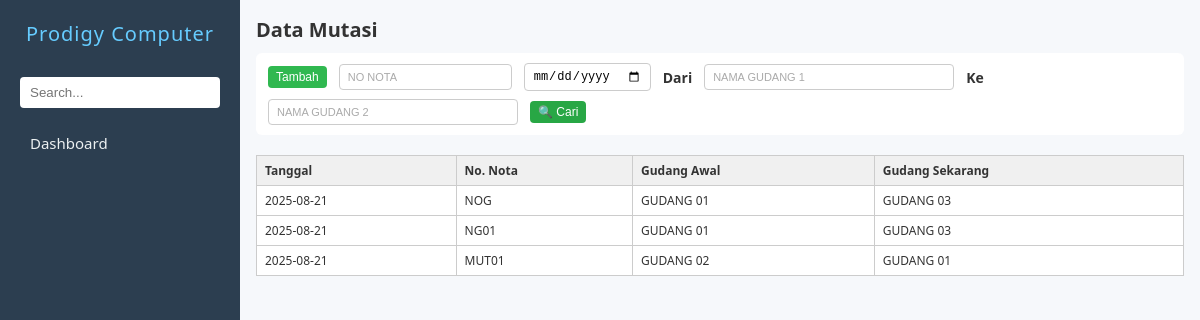
/mutasi.php, run on an earlier commit of the app's database.
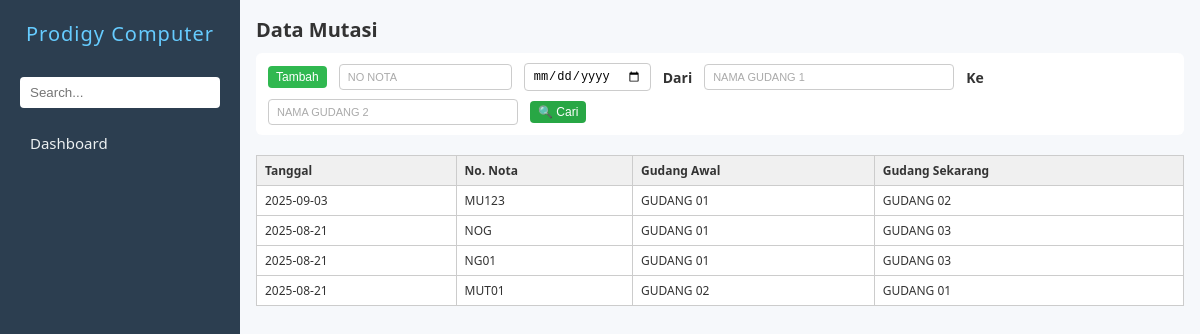
And on a later commit of the database.
### tables this page shows
CREATE TABLE `zmutasi` (
  `nonota` char(30) DEFAULT NULL,
  `tgl` date DEFAULT NULL,
  `kodegd1` char(10) DEFAULT NULL,
  `kodegd2` char(10) NOT NULL,
  `operator` char(10) DEFAULT '',
  `logtime` timestamp NOT NULL DEFAULT current_timestamp()
);

CREATE TABLE `zgudang` (
  `kodegd` char(20) NOT NULL,
  `namagd` char(50) NOT NULL
);

### mutasi.php (the view, shortened to what this page needs)
<?php
include 'koneksi.php';
$query = mysqli_query($conn, "
    SELECT
        zmutasi.tgl,
        zmutasi.nonota,
        g1.namagd AS namagd1,
        g2.namagd AS namagd2
    FROM zmutasi
    LEFT JOIN zgudang g1 ON zmutasi.kodegd1 = g1.kodegd
    LEFT JOIN zgudang g2 ON zmutasi.kodegd2 = g2.kodegd
    ORDER BY zmutasi.tgl DESC, zmutasi.nonota DESC
    LIMIT 10
");
?>
<!DOCTYPE html>
<html lang="en">
<head>
    <link rel="stylesheet" href="navbar.css" />
    <link rel="stylesheet" href="form.css" />
</head>
<body>
    <?php
    include 'navbar.php';
    $hakUbah   = $aksesEdit['tambah'];?>
    <main>
        <h2>Data Mutasi</h2>
        <div class="action-bar">
            <button type="button" class="action-btn tambah" onclick="cekAkses()">Tambah</button>
            <input type="text" id="inputNoNota" placeholder="No Nota" style="text-transform: uppercase;">
            <input type="date" id="inputTgl">
            <span> Dari </span>
            <input type="text" name="namagd1" id="inputNamagd1" placeholder="Nama gudang 1" class="medium-input" style="text-transform: uppercase;">
            <span> Ke </span>
            <input type="text" name="namagd2" id="inputNamagd2" placeholder="Nama gudang 2" class="medium-input" style="text-transform: uppercase;">
            <button type="button" class="action-btn cari" onclick="triggerSearch()">🔍 Cari</button>
        </div>
        <div id="tabelHasil" class="form-grid" style="margin-top: 20px;">
            <table class="tabel-hasil">
                <thead>
                    <tr>
                        <th>Tanggal</th>
                        <th>No. Nota</th>
                        <th>Gudang Awal</th>
                        <th>Gudang Sekarang</th>
                    </tr>
                </thead>
                <tbody>
                    <?php while ($row = mysqli_fetch_assoc($query)): ?>
                        <tr onclick="tampilkanKonfirmasiEdit('<?= $row['nonota'] ?>')">
                            <td><?= $row['tgl'] ?></td>
                            <td><?= $row['nonota'] ?></td>
                            <td><?= $row['namagd1'] ?></td>
                            <td><?= $row['namagd2'] ?></td>
                        </tr>
                    <?php endwhile; ?>
                </tbody>
            </table>
        </div>
    </main>
</body>
</html>

### navbar.php (shortened to what this page needs)
<?php
$current = basename($_SERVER['PHP_SELF']);
function isActiveLink($page, $current) {
    return $page == $current ? 'active-link' : '';
}
?>
<div class="sidebar" id="sidebarMenu">
    <h1>Prodigy Computer</h1>
    <input type="search" placeholder="Search...">
    <div class="nav-section">
        <a href="dashboard.php" class="<?= isActiveLink('dashboard.php', $current) ?>">Dashboard</a>
    </div>
</div>

### navbar.css (style rules this page uses)
.sidebar { width: 240px; background: #2c3e50; color: #fff; display: flex; flex-direction: column; padding: 20px; overflow-y: auto; }
.sidebar h1 { font-size: 20px; margin-bottom: 30px; text-align: center; font-weight: 500; letter-spacing: 1px; color: #66ccff; }
.sidebar input[type="search"] { width: 100%; padding: 8px 10px; border-radius: 4px; border: none; margin-bottom: 20px; }
.nav-section { display: flex; flex-direction: column; align-items: flex-start; background-color: #2c3e50; width: 185px; color: #fff; margin-bottom: 5px; }
.nav-section a { text-decoration: none; color: #ecf0f1; padding: 5px 10px; margin-bottom: 5px; font-size: 15px; width: 100%; border-radius: 4px; transition: background-color 0.2s ease; }

### form.css (style rules this page uses)
* { box-sizing: border-box; margin: 0; padding: 0; }
body { font-family: "Segoe UI", Tahoma, Geneva, Verdana, sans-serif; display: flex; height: 100vh; background: #f6f8fb; color: #333; }
main { padding: 1rem; flex: 1; overflow-y: auto; }
h2 { margin-bottom: 10px; font-size: 20px; }
.tabel-hasil { width: 100%; border-collapse: collapse; font-size: 14px; margin-top: 10px; }
.tabel-hasil th, .tabel-hasil td { border: 1px solid #ccc; padding: 8px 10px; text-align: left; }
.tabel-hasil th { background-color: #f0f0f0; font-weight: bold; }
a { text-decoration: none; color: #007bff; }
.medium-input { width: 250px; }
.sidebar { transition: left 0.3s ease; }
.action-bar { display: flex; flex-wrap: wrap; align-items: center; gap: 8px 12px; margin-bottom: 4px; background-color: #fff; padding: 10px 12px; border-radius: 6px; }
.action-bar input[type="text"], .action-bar input[type="date"], .action-bar select { padding: 5px 8px; font-size: 12px; border: 1px solid #ccc; border-radius: 4px; min-width: 120px; }
.action-bar input[type="text"]::placeholder { font-size: 11px; color: #aaa; }
.action-bar span { font-size: 14px; font-weight: bold; }
.action-bar .action-btn { padding: 4px 8px; font-size: 12px; border: none; color: white; border-radius: 4px; cursor: pointer; transition: 0.3s ease; }
.action-bar .action-btn.tambah { background-color: #30b850; }
.action-bar .action-btn.cari { background-color: #28a745; }
.tabel-hasil { width: 100%; border-collapse: collapse; margin-top: 1em; font-size: 12px; border: 1px solid #ccc; }
.tabel-hasil th, .tabel-hasil td { padding: 6px 8px; border: 1px solid #ccc; text-align: left; background-color: #fff; }
.tabel-hasil th { background-color: #f0f0f0; font-weight: bold; color: #333; }

What changed in the data, as far as the page shows it:
added zmutasi: tgl "2025-09-03", nonota "MU123", zgudang.namagd "GUDANG 01", zgudang.namagd "GUDANG 02"
